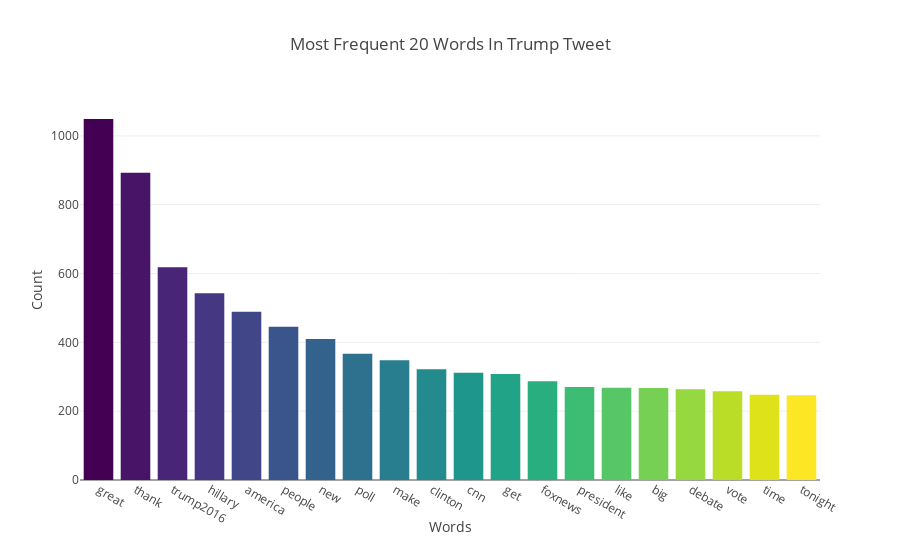

Source (notebook cell):
### Code cell
# 生成柱状图
data = go.Bar(x = words,
              y = wordCounts,
              marker = dict(color = colors))

layout = go.Layout(title = 'Most Frequent {} Words In Trump Tweet'.format(n),
                   xaxis = dict(title = 'Words'),
                   yaxis = dict(title = 'Count'))

fig = go.Figure(data=[data], layout=layout)
iplot(fig)

### Figure 1 — Plotly figure (JSON) as saved in the notebook; plotly's stock layout.template omitted (floating-point values rounded to 4 significant figures)
{"data": [{"marker": {"color": ["#440154", "#481467", "#482576", "#453781", "#404688", "#39558c", "#33638d", "#2d718e", "#287d8e", "#238a8d", "#1f968b", "#20a386", "#29af7f", "#3dbc74", "#56c667", "#75d054", "#95d840", "#bade28", "#dde318", "#fde725"]}, "type": "bar", "uid": "df2eeaae-931e-11e8-b2a0-0024d6c0edbe", "x": ["great", "thank", "trump2016", "hillary", "america", "people", "new", "poll", "make", "clinton", "cnn", "get", "foxnews", "president", "like", "big", "debate", "vote", "time", "tonight"], "y": [1049, 893, 618, 543, 489, 445, 410, 367, 348, 322, 312, 308, 287, 270, 268, 267, 264, 258, 248, 246]}], "layout": {"title": "Most Frequent 20 Words In Trump Tweet", "xaxis": {"title": "Words"}, "yaxis": {"title": "Count"}}}
